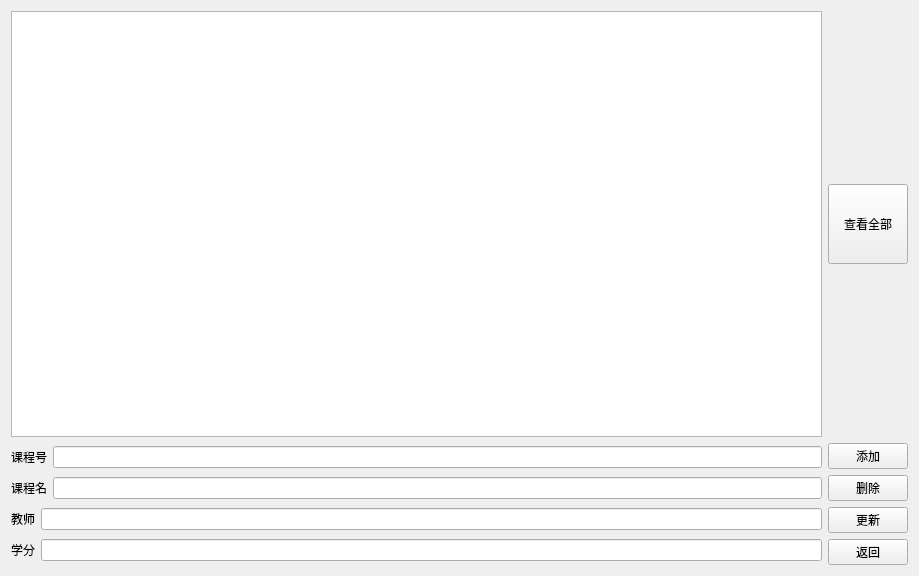
<?xml version="1.0" encoding="UTF-8"?>
<ui version="4.0">
 <class>manage_course</class>
 <widget class="QWidget" name="manage_course">
  <property name="geometry">
   <rect>
    <x>0</x>
    <y>0</y>
    <width>919</width>
    <height>576</height>
   </rect>
  </property>
  <property name="windowTitle">
   <string>Form</string>
  </property>
  <layout class="QVBoxLayout" name="verticalLayout_3">
   <item>
    <layout class="QHBoxLayout" name="horizontalLayout_5">
     <item>
      <widget class="QTableWidget" name="tableWidget"/>
     </item>
     <item>
      <widget class="QPushButton" name="seeAllButton">
       <property name="minimumSize">
        <size>
         <width>0</width>
         <height>80</height>
        </size>
       </property>
       <property name="text">
        <string>查看全部</string>
       </property>
      </widget>
     </item>
    </layout>
   </item>
   <item>
    <layout class="QHBoxLayout" name="horizontalLayout_6">
     <item>
      <layout class="QVBoxLayout" name="verticalLayout_2">
       <item>
        <layout class="QHBoxLayout" name="horizontalLayout_3">
         <item>
          <widget class="QLabel" name="label_2">
           <property name="text">
            <string>课程号</string>
           </property>
          </widget>
         </item>
         <item>
          <widget class="QLineEdit" name="idLineEdit"/>
         </item>
        </layout>
       </item>
       <item>
        <layout class="QHBoxLayout" name="horizontalLayout_2">
         <item>
          <widget class="QLabel" name="label_3">
           <property name="text">
            <string>课程名</string>
           </property>
          </widget>
         </item>
         <item>
          <widget class="QLineEdit" name="nameLineEdit"/>
         </item>
        </layout>
       </item>
       <item>
        <layout class="QHBoxLayout" name="horizontalLayout_4">
         <item>
          <widget class="QLabel" name="label">
           <property name="text">
            <string>教师</string>
           </property>
          </widget>
         </item>
         <item>
          <widget class="QLineEdit" name="teacherLineEdit"/>
         </item>
        </layout>
       </item>
       <item>
        <layout class="QHBoxLayout" name="horizontalLayout">
         <item>
          <widget class="QLabel" name="label_4">
           <property name="text">
            <string>学分</string>
           </property>
          </widget>
         </item>
         <item>
          <widget class="QLineEdit" name="creditLineEdit"/>
         </item>
        </layout>
       </item>
      </layout>
     </item>
     <item>
      <layout class="QVBoxLayout" name="verticalLayout">
       <item>
        <widget class="QPushButton" name="insertButton">
         <property name="text">
          <string>添加</string>
         </property>
        </widget>
       </item>
       <item>
        <widget class="QPushButton" name="deleteButton">
         <property name="text">
          <string>删除</string>
         </property>
        </widget>
       </item>
       <item>
        <widget class="QPushButton" name="updateButton">
         <property name="text">
          <string>更新</string>
         </property>
        </widget>
       </item>
       <item>
        <widget class="QPushButton" name="backButton">
         <property name="text">
          <string>返回</string>
         </property>
        </widget>
       </item>
      </layout>
     </item>
    </layout>
   </item>
  </layout>
 </widget>
 <resources/>
 <connections/>
</ui>
